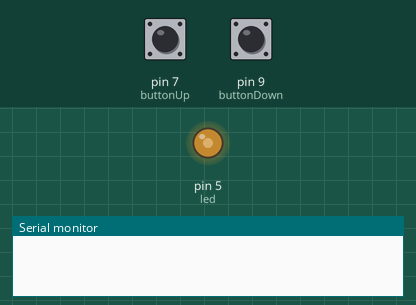
A sketch run on a simulated Arduino Uno, built with avr-gcc and run on an emulated ATmega328P. On the bench: output pins drawn as LEDs (lit = HIGH), the last lines printed to the serial monitor. The inputs (shaded band) are chosen by the test bench; at power-on: pin 7 (buttonUp) LOW, pin 9 (buttonDown) LOW.

Above: at 1.2 s.
1.3 s: pin 7 (buttonUp) pulled HIGH for 1 s
At 2.6 s:
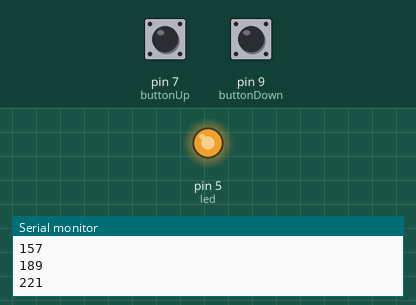
3.8 s: pin 9 (buttonDown) pulled HIGH for 3.2 s
At 7.0 s:
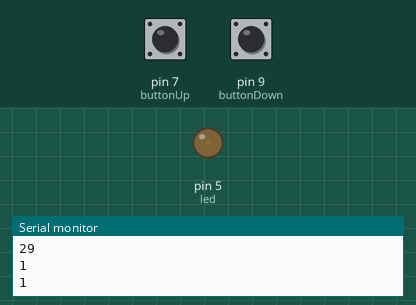
8.5 s: pin 7 (buttonUp) pulled HIGH for 0.15 s
At 9.9 s:
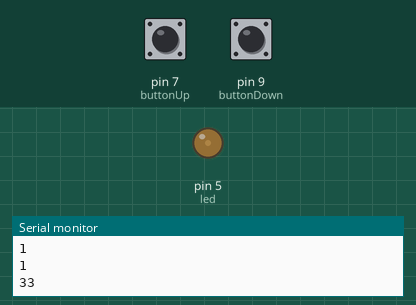
Timing chart, 0 to 11.5 s (numbered marks = the images above; inputs shaded):
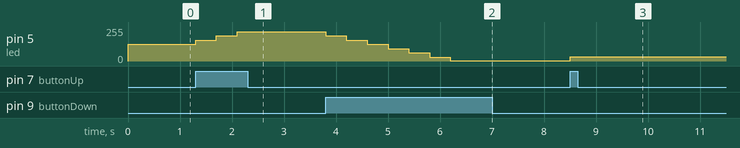

Measured:
- after the input at 1.3 s, pin 5 (led): 125/255 → 157/255 at once, → 189/255 0.40 s later, → 221/255 0.40 s later
- after the input at 3.8 s, pin 5 (led): moves from 221/255 to 1/255 over 2.4 s, starting at once
- after the input at 8.5 s, pin 5 (led): 1/255 → 33/255 at once

The sketch:

buttonsToChangeBrightness.ino
```cpp
int buttonUp = 7;
int buttonDown = 9;
int led = 5;

int brightness = 125;
int stepB = 32;

void setup() {
  // put your setup code here, to run once:
  Serial.begin(9600);
  pinMode(buttonUp,INPUT);
  pinMode(buttonDown,INPUT);
  pinMode(led,OUTPUT);
  analogWrite(led,brightness);
}

void loop() {
  // put your main code here, to run repeatedly:
  int up = digitalRead(buttonUp);
  int down = digitalRead(buttonDown);
  if(up == 1) {
    brightness = brightness + stepB;

    //Make invalid brightness to closest valid
    if(brightness >= 255)
      brightness = 255;
    else if(brightness <= 0)
      brightness = 1;

    Serial.println(brightness);
    analogWrite(led,brightness);
    delay(400);
  }
  if(down == 1) {
    brightness = brightness - stepB;

    //Make invalid brightness to closest valid
    if(brightness >= 255)
      brightness = 255;
    else if(brightness <= 0)
      brightness = 1;

    Serial.println(brightness);
    analogWrite(led,brightness);
    delay(400);
  }
  down = 0;
  up = 0;
}
```
